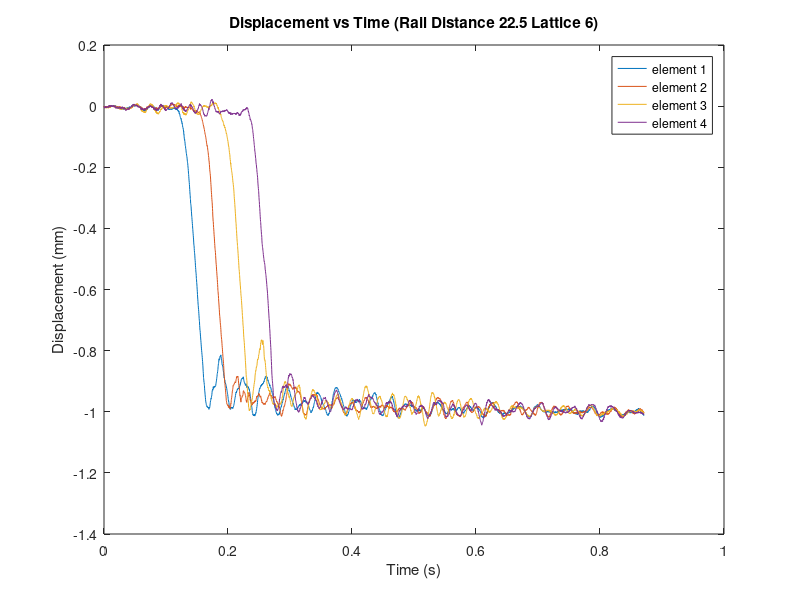
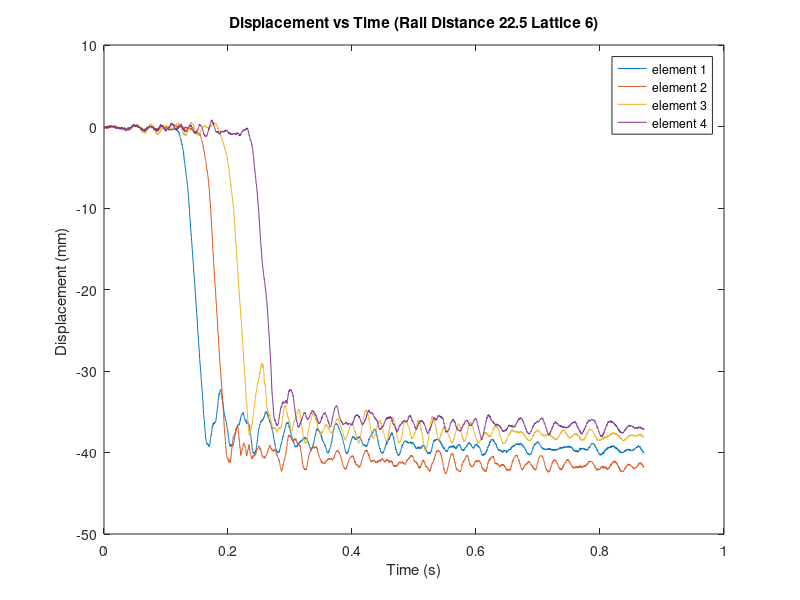
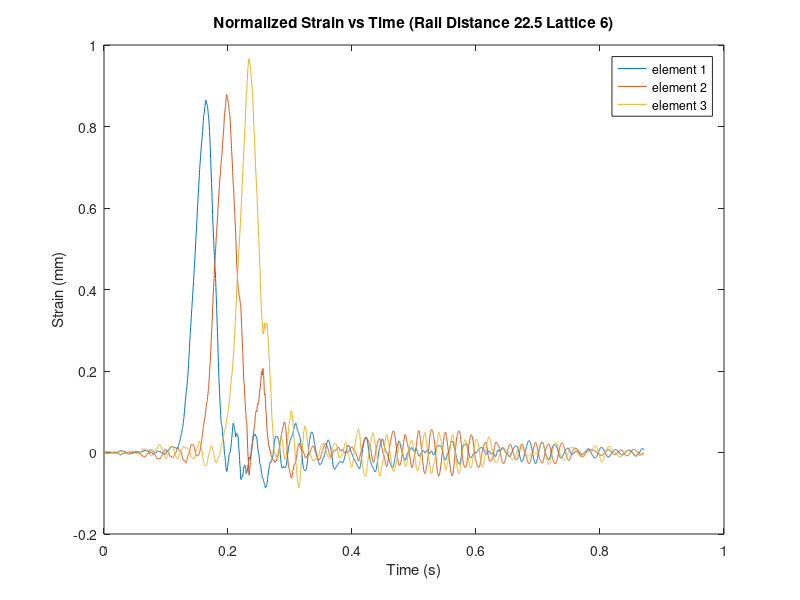
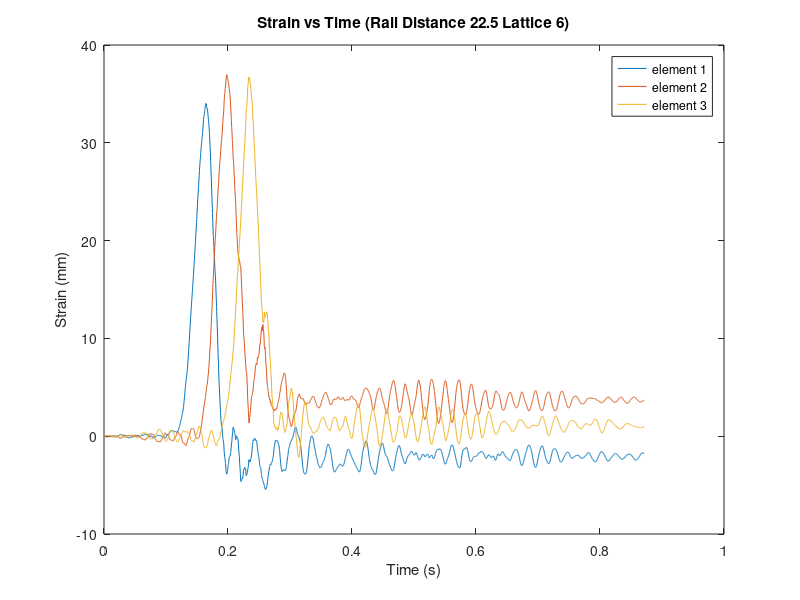

The MATLAB script that drew these images, in order:
%% Visualization program

clc
clear all
close all

file = importdata('RailDistance22.5Lattice7test14000fps.csv');
data = file.data;

framesanalyzedpertotal=1;
frameRate = 4000*framesanalyzedpertotal;
time = data(:,1)/frameRate;
 
y = length(data(:,1));
x = 3000;

l1 = mean(-data(x:y,7));
l2 = mean(-data(x:y,17));
l3 = mean(-data(x:y,27));
l4 = mean(-data(x:y,37));

l = [l1 l2 l3 l4]

v1 = mean(-data(x:y,6));
v2 = mean(-data(x:y,16));
v3 = mean(-data(x:y,26));
v4 = mean(-data(x:y,36));

w1 = mean(-data(x:y,5));
w2 = mean(-data(x:y,15));
w3 = mean(-data(x:y,25));
w4 = mean(-data(x:y,35));

mean(v1/l1+v2/l2+v3/l3+v4/l4);
mean(w1/l1+w2/l2+w3/l3+w4/l4);

% figure
% plot(time,data(:,7),time,data(:,6),time,data(:,5))
% title('Displacement vs Time (Rail Distance 22.5 Lattice 6)')
% xlabel('Time (s)')
% ylabel('Displacement (mm)')
% legend('Z (out-of-plane) displacement', 'X displacement', 'Y displacement')




figure
plot(time,data(:,7)/l1,time,data(:,17)/l2,time,data(:,27)/l3,time,data(:,37)/l4)
title('Displacement vs Time (Rail Distance 22.5 Lattice 6)')
xlabel('Time (s)')
ylabel('Displacement (mm)')
legend('element 1', 'element 2', 'element 3', 'element 4')

figure
fig = plot(time,data(:,7),time,data(:,17),time,data(:,27),time,data(:,37));
title('Displacement vs Time (Rail Distance 22.5 Lattice 6)')
xlabel('Time (s)')
ylabel('Displacement (mm) ')
legend('element 1', 'element 2', 'element 3', 'element 4')

% 
nstrain1 = data(:,7)/l1-data(:,17)/l2;
nstrain2 = data(:,17)/l2-data(:,27)/l3;
nstrain3 = data(:,27)/l3-data(:,37)/l4;

figure
plot(time, -nstrain1, time, -nstrain2, time, -nstrain3)
title('Normalized Strain vs Time (Rail Distance 22.5 Lattice 6)')
xlabel('Time (s)')
ylabel('Strain (mm)')
legend('element 1', 'element 2', 'element 3')

strain1 = data(:,7)-data(:,17);
strain2 = data(:,17)-data(:,27);
strain3 = data(:,27)-data(:,37);

figure
plot(time, -strain1, time, -strain2, time, -strain3)
title('Strain vs Time (Rail Distance 22.5 Lattice 6)')
xlabel('Time (s)')
ylabel('Strain (mm)')
legend('element 1', 'element 2', 'element 3')

% 
% velocity1 = diff(data(:,7));
% velocity2 = diff(data(:,17));
% velocity3 = diff(data(:,27));
% velocity4 = diff(data(:,37));
% time2 = data(1:length(data(:,1))-1,1)/frameRate;
% % 
% % figure
% % plot(time2,velocity1)
% 
% l1 = mean(-data(x:y,7));
% l2 = mean(-data(x:y,17));
% l3 = mean(-data(x:y,27));
% l4 = mean(-data(x:y,37));
% 
% 
% disp1 = data(:,7)/l1;
% disp2 = data(:,17)/l2;
% disp3 = data(:,27)/l3;
% disp4 = data(:,37)/l4;
% 
% fn=0.02;
% n=6;
%  
% [bb,a] = butter(n, fn);
%  
% inc_pulse1 = -diff(filtfilt(bb,a,disp1));
% inc_pulse2 = -diff(filtfilt(bb,a,disp2));
% inc_pulse3 = -diff(filtfilt(bb,a,disp3));
% inc_pulse4 = -diff(filtfilt(bb,a,disp4));
% 
% figure
% plot(time, disp1, time, filtfilt(bb,a,disp1))
% figure
% plot(time2, inc_pulse1, time2, inc_pulse2, time2, inc_pulse3, time2, inc_pulse4)
% 
% find(inc_pulse4==max(inc_pulse4))-find(inc_pulse3==max(inc_pulse3))
% find(inc_pulse3==max(inc_pulse3))-find(inc_pulse2==max(inc_pulse2)) 
% find(inc_pulse2==max(inc_pulse2))-find(inc_pulse1==max(inc_pulse1))